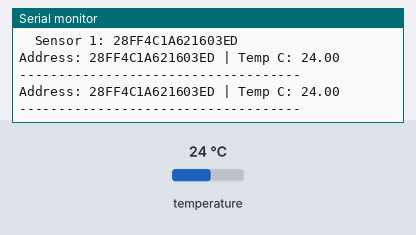
A sketch run on a simulated ESP32. Shown: the last lines printed to the serial monitor. The inputs (shaded band) are chosen by the test bench; at power-on: temperature 24 °C.

Above: at 7.3 s.
7.4 s: temperature set to 12 °C
At 12.9 s:
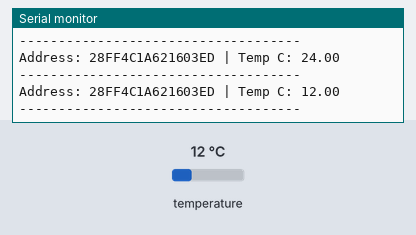
14.1 s: temperature set to 19 °C
At 18.9 s:
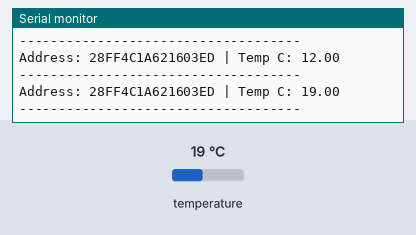
Timing chart, 0 to 20.4 s (numbered marks = the images above; inputs shaded):
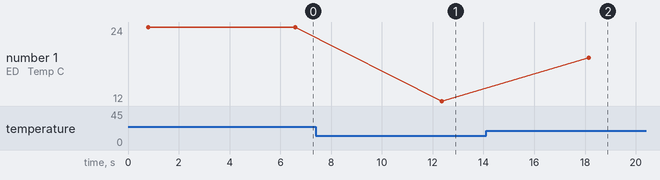

Measured:
- after the input at 7.4 s, the serial monitor: prints a new line after 5.0 s (image 1)
- after the input at 14.1 s, the serial monitor: prints a new line after 4.0 s (image 2)
- plotted number 1: 24 → 12 after the input at 7.4 s, 12 → 19 after the input at 14.1 s

The sketch:

FindAddresses.ino
```cpp
#include <OneWire.h>
#include <DallasTemperature.h>

// --- CONFIGURATION ---
// Pin where the DS18B20 data line is connected
const int ONE_WIRE_BUS_PIN = 25;

// --- INITIALIZATION ---
// Setup a oneWire instance to communicate with any OneWire devices
OneWire oneWire(ONE_WIRE_BUS_PIN);

// Pass our oneWire reference to Dallas Temperature sensor
DallasTemperature sensors(&oneWire);

// Variable to store device addresses
DeviceAddress tempDeviceAddress;

void setup(void) {
  // Start serial communication for output
  Serial.begin(115200);
  Serial.println("Dallas Temperature Sensor Address Finder");

  // Start up the Dallas Temperature library
  sensors.begin();

  // Locate devices on the bus and report how many were found.
  int deviceCount = sensors.getDeviceCount();
  Serial.print("Found ");
  Serial.print(deviceCount, DEC);
  Serial.println(" devices.");

  if (deviceCount == 0) {
    Serial.println("No devices found! Please check your wiring.");
  } else {
    Serial.println("Sensor addresses:");
    // Loop through each device and print its address
    for (int i = 0; i < deviceCount; i++) {
      if (sensors.getAddress(tempDeviceAddress, i)) {
        Serial.print("  Sensor ");
        Serial.print(i + 1);
        Serial.print(": ");
        printAddress(tempDeviceAddress);
        Serial.println();
      }
    }
  }
}

void loop(void) {
  // Request temperatures from all sensors on the bus
  sensors.requestTemperatures();

  int deviceCount = sensors.getDeviceCount();

  // Loop through each device, print its address and temperature
  for (int i = 0; i < deviceCount; i++) {
    if (sensors.getAddress(tempDeviceAddress, i)) {
      float tempC = sensors.getTempC(tempDeviceAddress);

      Serial.print("Address: ");
      printAddress(tempDeviceAddress);

      // Check if the sensor could be read
      if (tempC == DEVICE_DISCONNECTED_C) {
        Serial.println(" | Could not read temperature");
      } else {
        Serial.print(" | Temp C: ");
        Serial.println(tempC);
      }
    }
  }

  Serial.println("------------------------------------");
  delay(5000); // Wait 5 seconds before the next scan
}

// Helper function to print a device address in a readable format
void printAddress(DeviceAddress deviceAddress) {
  for (uint8_t i = 0; i < 8; i++) {
    // Add a "0" if the byte is less than 16
    if (deviceAddress[i] < 16) Serial.print("0");
    Serial.print(deviceAddress[i], HEX);
  }
}
```
